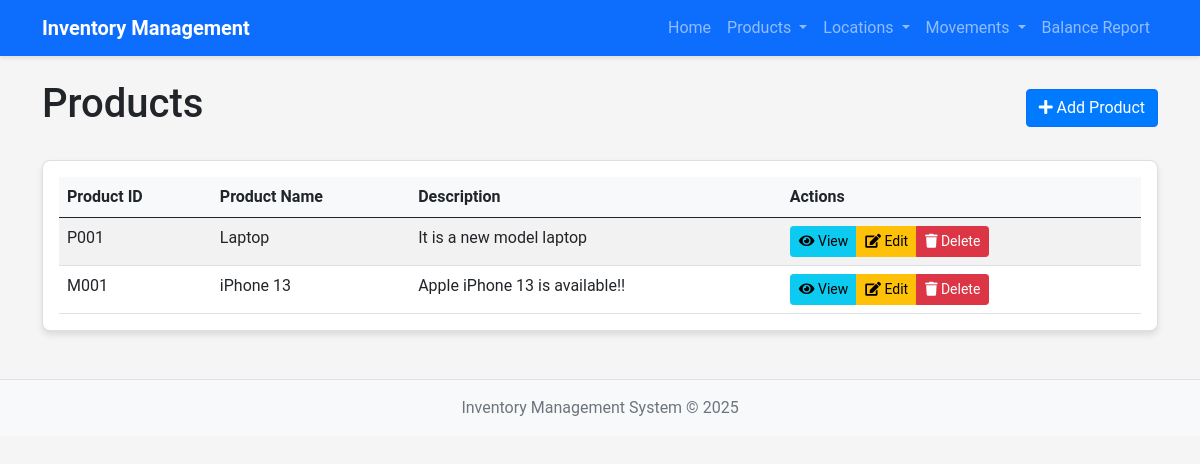
Page /products on the committed database.
### models.py (models this page shows, shortened)
class Product(db.Model):
    __tablename__ = 'products'
    product_id = db.Column(db.String(20), primary_key=True)
    product_name = db.Column(db.String(100), nullable=False)
    description = db.Column(db.Text, nullable=True)
    created_at = db.Column(db.DateTime, default=datetime.utcnow)
    updated_at = db.Column(db.DateTime, default=datetime.utcnow, onupdate=datetime.utcnow)

### app.py (the view)
@app.route('/products')
def list_products():
    products = Product.query.all()
    return render_template('product/list.html', products=products)

### app.py (called while the page is built)
@app.context_processor
def inject_now():
    return {'now': datetime.utcnow()}

### templates/product/list.html (shortened to what this page needs)
{% extends "base.html" %}
{% block content %}
<div class="d-flex justify-content-between align-items-center mb-4">
    <h1>Products</h1>
    <a href="{{ url_for('add_product') }}" class="btn btn-primary">
        <i class="fas fa-plus"></i> Add Product
    </a>
</div>
<div class="card">
    <div class="card-body">
        {% if products %}
        <div class="table-responsive">
            <table class="table table-striped table-hover">
                <thead>
                    <tr>
                        <th>Product ID</th>
                        <th>Product Name</th>
                        <th>Description</th>
                        <th>Actions</th>
                    </tr>
                </thead>
                <tbody>
                    {% for product in products %}
                    <tr>
                        <td>{{ product.product_id }}</td>
                        <td>{{ product.product_name }}</td>
                        <td>{{ product.description|truncate(50) }}</td>
                        <td>
                            <div class="btn-group" role="group">
                                <a href="{{ url_for('view_product', product_id=product.product_id) }}" class="btn btn-sm btn-info">
                                    <i class="fas fa-eye"></i> View
                                </a>
                                <a href="{{ url_for('edit_product', product_id=product.product_id) }}" class="btn btn-sm btn-warning">
                                    <i class="fas fa-edit"></i> Edit
                                </a>
                                <button type="button" class="btn btn-sm btn-danger" data-bs-toggle="modal" data-bs-target="#deleteModal{{ product.product_id }}">
                                    <i class="fas fa-trash"></i> Delete
                                </button>
                            </div>
                        </td>
                    </tr>
                    {% endfor %}
                </tbody>
            </table>
        </div>
        {% else %}
        <div class="alert alert-info">
            No products available. <a href="{{ url_for('add_product') }}">Add a product</a>.
        </div>
        {% endif %}
    </div>
</div>
{% endblock %}

### static/css/style.css (style rules this page uses)
body { font-family: 'Roboto', sans-serif; background-color: #f5f5f5; }
.card { border-radius: 8px; box-shadow: 0 4px 6px rgba(0, 0, 0, 0.1); margin-bottom: 20px; }
.table { margin-bottom: 0; }
.table th { background-color: #f8f9fa; }
.btn-primary { background-color: #007bff; }

### rows in the picture
Product: product_id "P001", product_name "Laptop", description "It is a new model laptop"
Product: product_id "M001", product_name "iPhone 13", description "Apple iPhone 13 is available!!"
